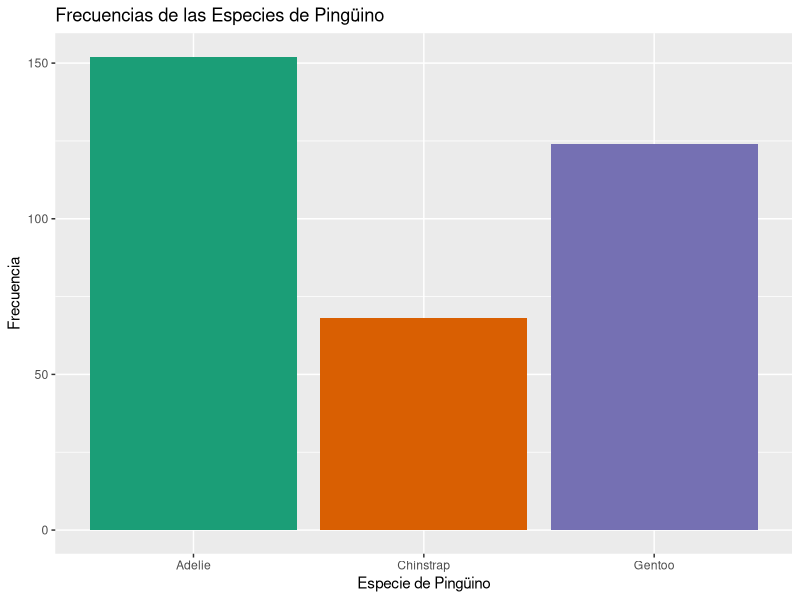
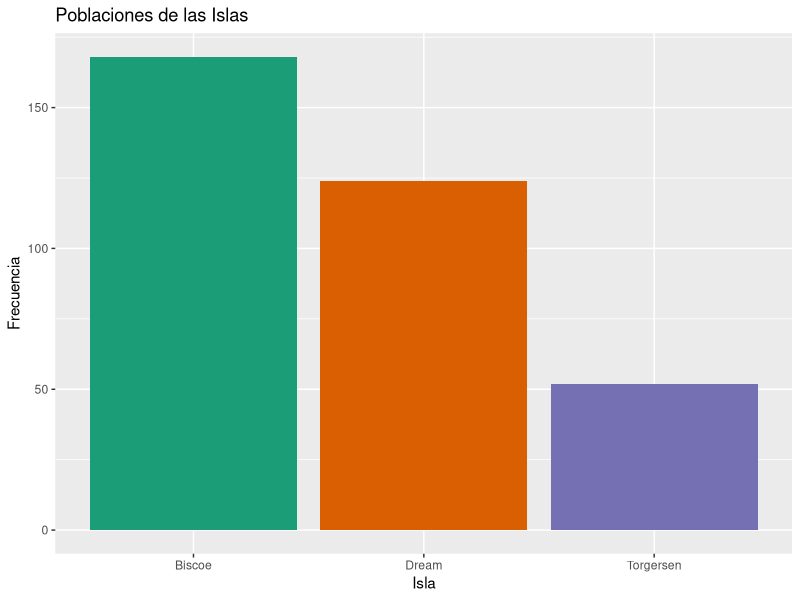
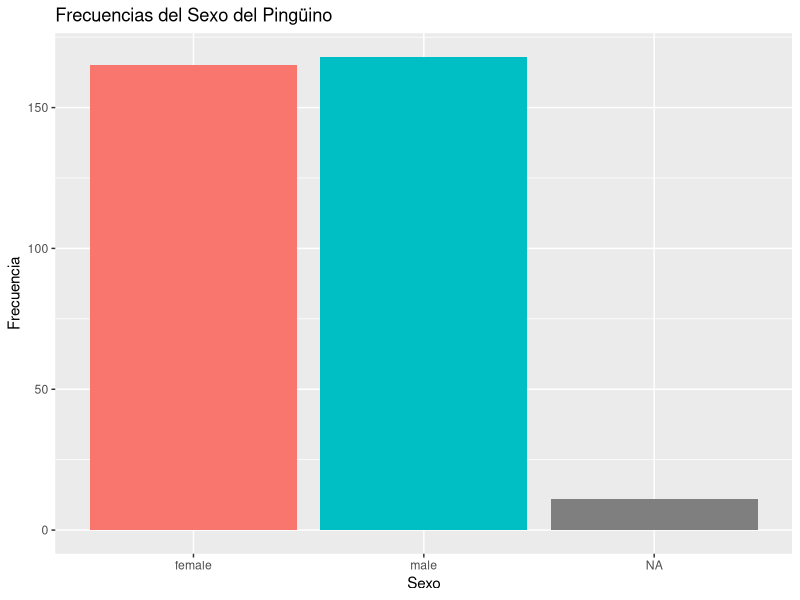
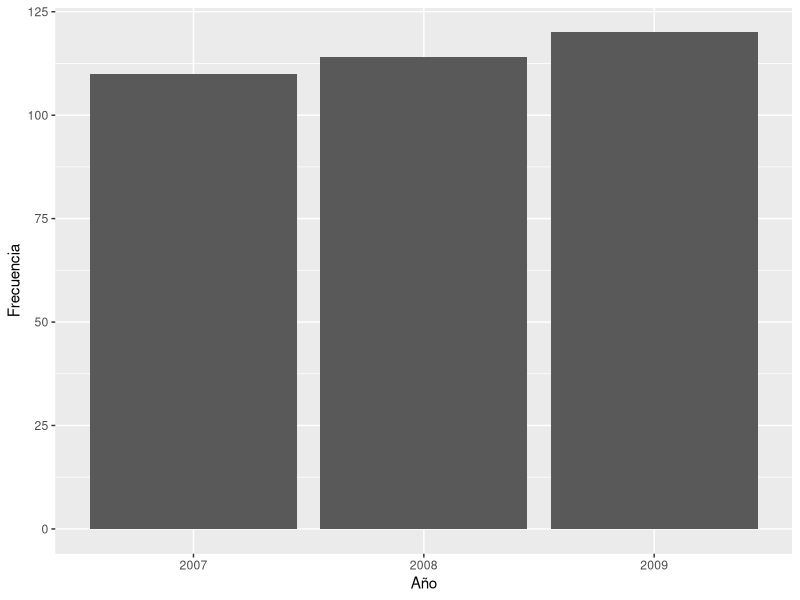
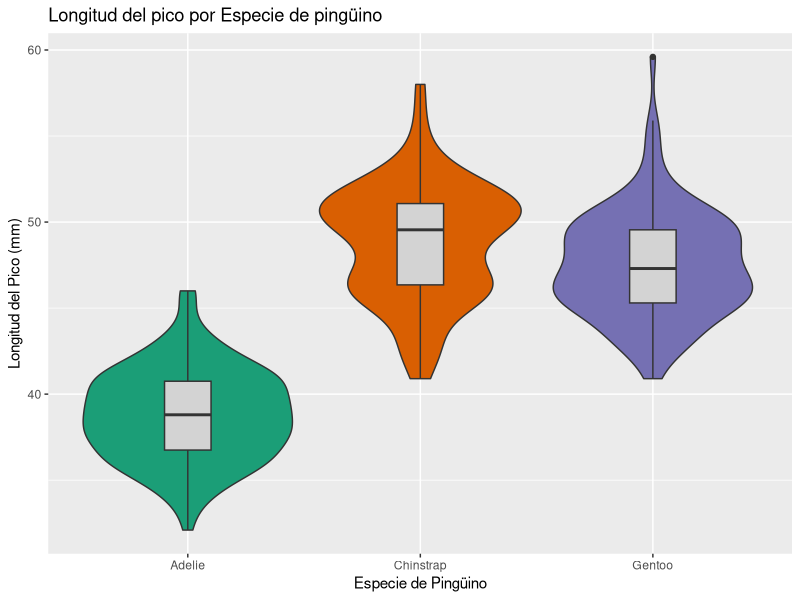
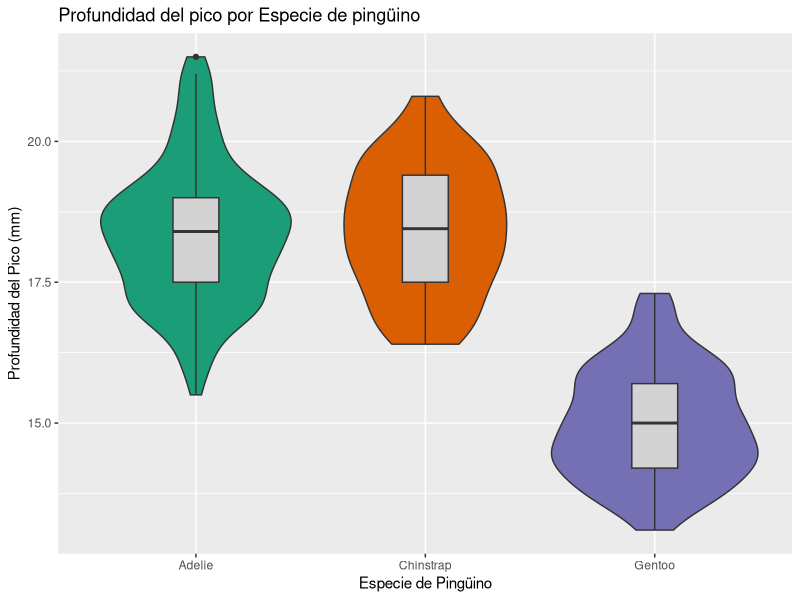
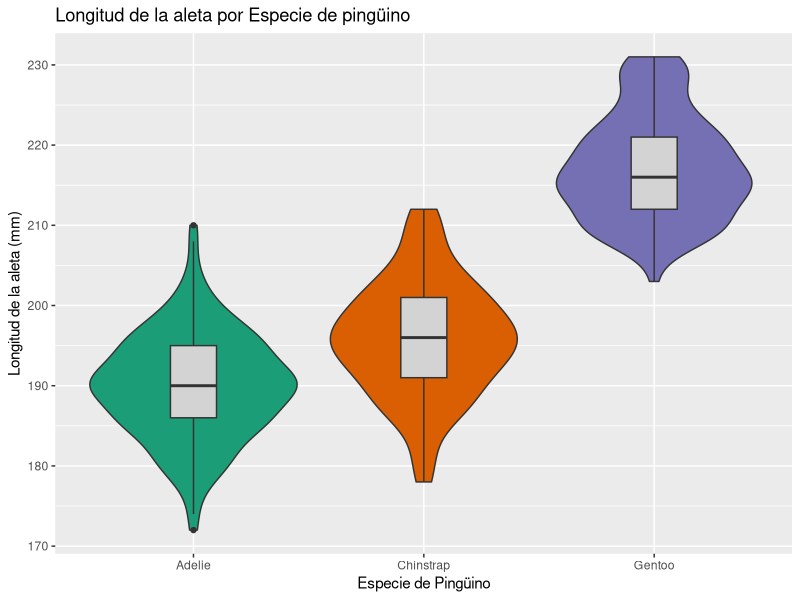
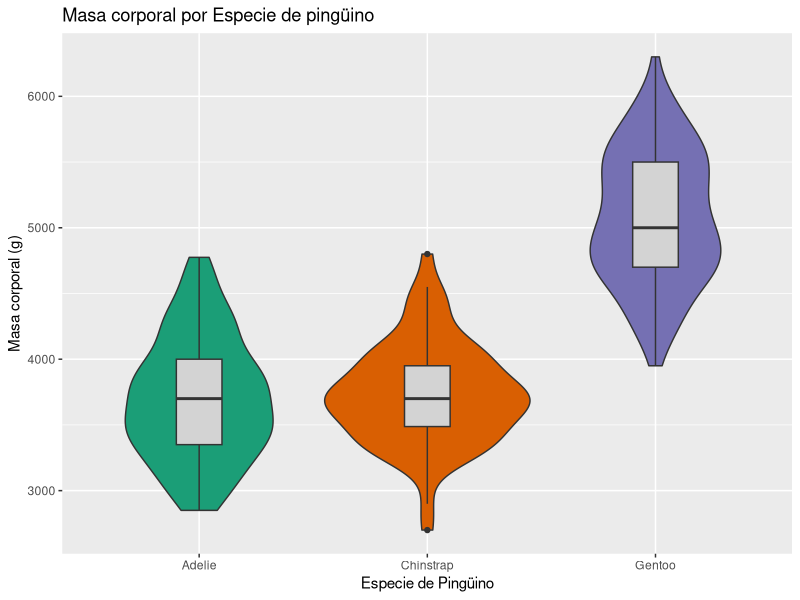

These charts were generated, in order, by the following R code:
## ---- chunk 1
library(palmerpenguins)
library(ggplot2)
library(corrplot)
library(tidyr)

species_colors = c("orange", "purple", "darkcyan")
## ---- chunk 2
library(palmerpenguins)
penguins %>% str
## ---- chunk 3
nrows<-nrow(penguins)
## ---- chunk 4
x=table(penguins$species)
c(x,"NA's"=sum(is.na(penguins$species)))
## ---- chunk 5
ggplot(penguins, aes(x=species, fill=species)) +
  geom_bar() +
  labs(x = "Especie de Pingüino", y = "Frecuencia",
       title = "Frecuencias de las Especies de Pingüino") +
  scale_fill_brewer(palette = "Dark2") +
  theme(legend.position="none")
## ---- chunk 6
x=table(penguins$island)
c(x,"NA's"=sum(is.na(x)))
## ---- chunk 7
ggplot(penguins, aes(x=island, fill=island)) +
  geom_bar() +
  labs(x = "Isla", y = "Frecuencia",
       title = "Poblaciones de las Islas") +
  scale_fill_brewer(palette = "Dark2") +
  theme(legend.position="none")
## ---- chunk 8
estadisticos=summary(penguins$bill_length_mm)
estadisticos
## ---- chunk 9
estadisticos=summary(penguins$bill_depth_mm)
estadisticos
## ---- chunk 10
estadisticos=summary(penguins$flipper_length_mm)
estadisticos
## ---- chunk 11
pesos=na.omit(penguins$body_mass_g)
sum(pesos%%5)
## ---- chunk 12
estadisticos=summary(penguins$body_mass_g)
estadisticos
## ---- chunk 13
x=table(penguins$sex)
c(x,"NA's"=sum(is.na(penguins$sex)))
## ---- chunk 14
Sexo <- penguins$sex %>% as.character %>% replace(is.na(.), "NA") %>% as.factor

ggplot(penguins, aes(x=sex, fill=sex)) +
  geom_bar() +
  labs(x = "Sexo", y = "Frecuencia",
       title = "Frecuencias del Sexo del Pingüino") +
  theme(legend.position="none")
## ---- chunk 15
penguins$year=factor(penguins$year, ordered=TRUE)
penguins %>% str
## ---- chunk 16
x=table(penguins$year)
c(x,"NA's"=sum(is.na(penguins$year)))
## ---- chunk 17
ggplot(penguins, aes(x=year)) +
  geom_bar() +
  labs(x = "Año", y = "Frecuencia") +
  theme(legend.position="none")
## ---- chunk 18
ggplot(penguins, aes(x = species, y = bill_length_mm, fill = species)) +
  geom_violin(show.legend = FALSE) +
  geom_boxplot(width=0.2, fill="lightgray") +
  labs(x = "Especie de Pingüino", y = "Longitud del Pico (mm)",
       title = "Longitud del pico por Especie de pingüino") +
  scale_fill_brewer(palette = "Dark2") +
  guides(fill=guide_legend(title="Especie"))
## ---- chunk 19
ggplot(penguins, aes(x = species, y = bill_depth_mm, fill = species)) +
  geom_violin(show.legend = FALSE) +
  geom_boxplot(width=0.2, fill="lightgray") +
  labs(x = "Especie de Pingüino", y = "Profundidad del Pico (mm)",
       title = "Profundidad del pico por Especie de pingüino") +
  scale_fill_brewer(palette = "Dark2")+
  guides(fill=guide_legend(title="Especie"))
## ---- chunk 20
ggplot(penguins, aes(x = species, y = flipper_length_mm, fill = species)) +
  geom_violin(show.legend = FALSE) +
  geom_boxplot(width=0.2, fill="lightgray") +
  labs(x = "Especie de Pingüino", y = "Longitud de la aleta (mm)",
       title = "Longitud de la aleta por Especie de pingüino") +
  scale_fill_brewer(palette = "Dark2")+
  guides(fill=guide_legend(title="Especie"))
## ---- chunk 21
ggplot(penguins, aes(x = species, y = body_mass_g, fill = species)) +
  geom_violin(show.legend = FALSE) +
  geom_boxplot(width=0.2, fill="lightgray") +
  labs(x = "Especie de Pingüino", y = "Masa corporal (g)",
       title = "Masa corporal por Especie de pingüino") +
  scale_fill_brewer(palette = "Dark2")+
  guides(fill=guide_legend(title="Especie"))
## ---- chunk 22
ggplot(penguins, aes(x = bill_length_mm,
                     y = bill_depth_mm,
                     color = species)) +
  geom_point(aes(shape=Sexo)) +
  geom_smooth(method = "lm", se = FALSE) +
  labs(x = "Longitud del Pico (mm)", y = "Profundidad del Pico (mm)", color = "Especie", shape = "Sexo",
       title = "Dimensiones del Pico por Especie de Pingüino") +
  scale_color_manual(values=species_colors)
## ---- chunk 23
ggplot(penguins, aes(x = body_mass_g,
                     y = flipper_length_mm,
                     color = species)) +
  geom_point(aes(shape = Sexo)) +
  geom_smooth(method = "lm", se = FALSE) +
  labs(x = "Masa Corporal (g)", y = "Longitud del Pico (mm)",
       title = "Longitud del Pico y Masa Corporal por Especie y Sexo de Pingüino", color = "Especie", shape = "Sexo") +
  scale_color_manual(values=species_colors)
## ---- chunk 24
ggplot(penguins, aes(x = bill_length_mm,
                     y = flipper_length_mm,
                     color = species)) +
  geom_point(aes(shape = Sexo)) +
  geom_smooth(method = "lm", se = FALSE) +
  labs(title = "Longitud del Pico y de la Aleta por Especie y Sexo",
       x = "Longitud del Pico (mm)",
       y = "Longitud de la Aleta (mm)",
       shape="Sexo", color="Especie") +
  scale_color_manual(values=species_colors)
## ---- chunk 25
ggplot(na.omit(penguins), aes(x = species, y = bill_length_mm, fill = sex)) +
  geom_violin() +
  labs(x = "Especie de Pingüino", y = "Longitud del Pico (mm)", fill = "Sexo",
       title = "Diagrama de Violín de la Longitud del Pico por Especie de Pingüino")
## ---- chunk 26
ggplot(na.omit(penguins), aes(x = species, y = bill_depth_mm, fill = sex)) +
  geom_violin() +
  labs(x = "Especie de Pingüino", y = "Profundidad del Pico (mm)", fill = "Sexo",
       title = "Diagrama de Violín de la Profundidad del Pico por Especie de Pingüino")
## ---- chunk 27
ggplot(na.omit(penguins), aes(x = species, y = flipper_length_mm, fill = sex)) +
  geom_violin() +
  labs(x = "Especie de Pingüino", y = "Longitud de la aleta (mm)", fill = "Sexo",
       title = "Diagrama de Violín de la Longitud de la aleta por Especie de Pingüino")
## ---- chunk 28
ggplot(na.omit(penguins), aes(x = species, y = body_mass_g, fill = sex)) +
  geom_violin() +
  labs(x = "Especie de Pingüino", y = "Peso (g)", fill = "Sexo",
       title = "Diagrama de Violín del Peso por Especie de Pingüino")
## ---- chunk 29
ggplot(penguins, aes(x = "", fill = Sexo)) +
  geom_bar(width = 1) +
  facet_wrap(~species) +
  labs(x = NULL, y = NULL,
       title = " Proporción de sexo por Especie de pingüino") +
  theme_void() +
  scale_fill_brewer(palette = "Set2")
## ---- chunk 30
ggplot(penguins, aes(fill=island, x=species)) +
  geom_bar() +
  labs(x = "Especie de Pingüino", y = "Frecuencia", fill = "Isla",
       title = "Distribución de la población por isla y especie")
## ---- chunk 31
ggplot(penguins, aes(x = island, y = bill_length_mm, fill = island)) +
  geom_violin(show.legend = FALSE) +
  geom_boxplot(width=0.2, fill="lightgray") +
  labs(x = "Isla", y = "Longitud del Pico (mm)", fill = "Isla",
       title = "Diagrama de Violín de la Longitud del Pico por Isla", fill="Isla") + 
  scale_fill_brewer(palette = "Dark2")
## ---- chunk 32
ggplot(penguins, aes(x = island, y = bill_depth_mm, fill = island)) +
  geom_violin(show.legend = FALSE) +
  geom_boxplot(width=0.2, fill="lightgray") +
  labs(x = "Isla", y = "Profundidad del Pico (mm)",
       title = "Diagrama de Violín de la Profundidad del Pico por Isla", fill="Isla") +
  scale_fill_brewer(palette = "Dark2")
## ---- chunk 33
ggplot(penguins, aes(x = island, y = flipper_length_mm, fill = island)) +
  geom_violin(show.legend = FALSE) +
  geom_boxplot(width=0.2, fill="lightgray") +
  labs(x = "Isla", y = "Longitud de la Aleta (mm)",
       title = "Diagrama de Violín de la Longitud de la Aleta por Isla", fill = "Isla") +
  scale_fill_brewer(palette = "Dark2")
## ---- chunk 34
ggplot(penguins, aes(x = island, y = body_mass_g, fill = island)) +
  geom_violin(show.legend = FALSE) +
  geom_boxplot(width=0.2, fill="lightgray") +
  labs(x = "Isla", y = "Peso (g)", fill = "Isla",
       title = "Diagrama de Violín del Peso por Isla") +
  scale_fill_brewer(palette = "Dark2")
## ---- chunk 35
ggplot(penguins, aes(x = as.factor(year), y = bill_length_mm, fill = as.factor(year))) +
  geom_violin(show.legend = FALSE) +
  geom_boxplot(width=0.2, fill="lightgray") +
  labs(x = "Año", y = "Longitud del Pico (mm)",
       title = "Diagrama de Violín de la Longitud del Pico por Año", fill="Año") + 
  scale_fill_brewer(palette = "Dark2")
## ---- chunk 36
ggplot(penguins, aes(x = as.factor(year), y = bill_depth_mm, fill = as.factor(year))) +
  geom_violin(show.legend = FALSE) +
  geom_boxplot(width=0.2, fill="lightgray") +
  labs(x = "Año", y = "Profundidad del Pico (mm)",
       title = "Diagrama de Violín de la Profundidad del Pico por Año", fill="Año") +
  scale_fill_brewer(palette = "Dark2")
## ---- chunk 37
ggplot(penguins, aes(x = as.factor(year), y = flipper_length_mm, fill = as.factor(year))) +
  geom_violin(show.legend = FALSE) +
  geom_boxplot(width=0.2, fill="lightgray") +
  labs(x = "Año", y = "Longitud de la Aleta (mm)",
       title = "Diagrama de Violín de la Longitud de la Aleta por Año", fill="Año") +
  scale_fill_brewer(palette = "Dark2")
## ---- chunk 38
ggplot(penguins, aes(x = as.factor(year), y = body_mass_g, fill = as.factor(year))) +
  geom_violin(show.legend = FALSE) +
  geom_boxplot(width=0.2, fill="lightgray") +
  labs(x = "Año", y = "Peso (g)", fill = "Año",
       title = "Diagrama de Violín del Peso por Año") +
  scale_fill_brewer(palette = "Dark2")
